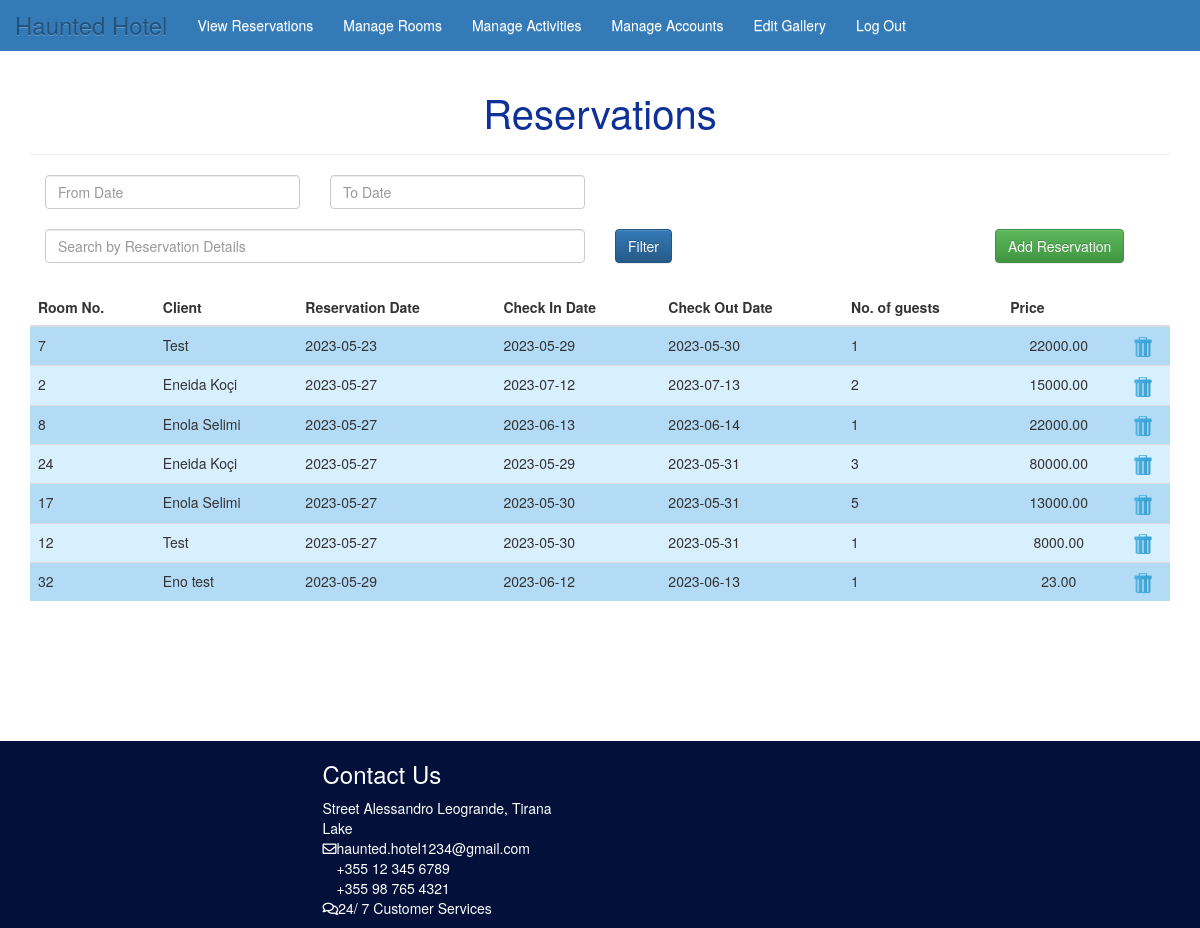
/hotel/view_reservations.php (signed in), run on the app's committed database.
### tables this page shows
CREATE TABLE `rezervim` (
  `resID` int(11) NOT NULL,
  `roomID` int(11) NOT NULL,
  `clientID` int(11) NOT NULL,
  `resDate` date NOT NULL,
  `checkIn` date NOT NULL,
  `checkOut` date DEFAULT NULL,
  `guests` int(11) NOT NULL,
  `price` decimal(7,2) NOT NULL
);

### hotel/view_reservations.php (the view, shortened to what this page needs)
<?php
require('includes/hotel_connect.php');
echo '<h1 id="amenities" class="text-center">Reservations</h1><hr>';
$q = "SELECT a.*, CONCAT(b.name,' ',b.lName) AS Client
        FROM rezervim AS a
            INNER JOIN
        klient AS b ON a.clientID = b.clientID";
$r = mysqli_query($dbc, $q);
?>
<div class="col-md-3">
    <input placeholder="From Date" type="text" name="from_date" id="from_date" class="form-control"
        onfocus="(this.type = 'date')" onblur="(this.type = 'text')" />
</div>
<div class="col-md-3">
    <input placeholder="To Date" type="text" name="to_date" id="to_date" class="form-control"
        onfocus="(this.type = 'date')" onblur="(this.type = 'text')" />
</div>
<br />
<div class="col-md-6">
    <input type="text" name="search_text" id="search_text" placeholder="Search by Reservation Details"
        class="form-control" />
</div>
<div class="col-md-4">
    <input type="button" name="filter" id="filter" value="Filter" class="btn btn-primary" />
</div>
<div class="col-md-1">
    <a href="reserve.php" target="_blank" class="btn btn-success float-right"> Add Reservation </a>
</div>
<br>
<br>
<br>
<div id="order_table">
    <table id="data_table" width="100%" class="table table-hover">
        <thead>
            <tr class="table-header">
                <th align="left">Room No.</th>
                <th align="left">Client</th>
                <th align="left">Reservation Date</th>
                <th align="left">Check In Date</th>
                <th align="left">Check Out Date</th>
                <th align="left">No. of guests</th>
                <th align="left">Price</th>
                <th align="left" class="delete"></th>
            </tr>
        </thead>
        <tbody id="export_table">
            <?php
            $bg = '#d8effe';
            while ($row = mysqli_fetch_array($r, MYSQLI_ASSOC)) {
                $bg = ($bg == '#b3dbf6' ? '#d8effe' : '#b3dbf6');
                echo '<tr data-row-id="' . $row['resID'] . '" style="background-color:' . $bg . '">
                <td align="left" col-index="1">' . $row['roomID'] . '</td>
                <td align="left" class="editable-col inlineEdit" contenteditable="true" col-index="2" oldval="' . $row['Client'] . '">' . $row['Client'] . '</td>
                <td align="left" class="editable-col inlineEdit" contenteditable="true" col-index="3" oldval="' . $row['resDate'] . '">' . $row['resDate'] . '</td>
                <td align="left" class="editable-col inlineEdit" contenteditable="true" col-index="4" oldval="' . $row['checkIn'] . '">' . $row['checkIn'] . '</td>
                <td align="left" class="editable-col inlineEdit" contenteditable="true" col-index="5" oldval="' . $row['checkOut'] . '">' . $row['checkOut'] . '</td>
                <td align="left" class="editable-col inlineEdit" contenteditable="true" col-index="6" oldval="' . $row['guests'] . '">' . $row['guests'] . '</td>';
                echo '<td align="center" class="editable-col inlineEdit" contenteditable="true" col-index="7" oldval="' . $row['price'] . '">' . $row['price'] . '</td>
                <td align="center" col-index="7" class="delete"><a href="delete_res.php?id=' . $row['resID'] . '"><img src="includes/Trash-icon.png" width="20px" height="20px"></a></td>
            </tr>';
            }
            ?>
        </tbody>
    </table>
</div>

### hotel/hotelStyle.css (style rules this page uses)
* { margin: 0; padding: 0; }
body, html { height: 100%; }
body { padding-top: 70px; position: relative }
.navbar-brand { color: #fff; font-size: x-large; }
li a { text-decoration: none; color: #fff; }
ul { list-style-type: none; }
#amenities { color:#0e3198; text-align:center; font-size: 40px; }
h1 { text-align: center; }

### hotel/footerStyle.css (style rules this page uses)
.footer { background-color: #031039; color: #fff; }
.top { margin-top: 10%; }
.grid { display: grid; grid-template-columns: repeat(4, 1fr); grid-gap: 30px; }

### data on the page
rezervim: roomID "7", Client "Test", resDate "2023-05-23", checkIn "2023-05-29", checkOut "2023-05-30", guests "1", price "22000.00"
rezervim: roomID "2", Client "Eneida Koçi", resDate "2023-05-27", checkIn "2023-07-12", checkOut "2023-07-13", guests "2", price "15000.00"
rezervim: roomID "8", Client "Enola Selimi", resDate "2023-05-27", checkIn "2023-06-13", checkOut "2023-06-14", guests "1", price "22000.00"
rezervim: roomID "24", Client "Eneida Koçi", resDate "2023-05-27", checkIn "2023-05-29", checkOut "2023-05-31", guests "3", price "80000.00"
rezervim: roomID "17", Client "Enola Selimi", resDate "2023-05-27", checkIn "2023-05-30", checkOut "2023-05-31", guests "5", price "13000.00"
rezervim: roomID "12", Client "Test", resDate "2023-05-27", checkIn "2023-05-30", checkOut "2023-05-31", guests "1", price "8000.00"
rezervim: roomID "32", Client "Eno test", resDate "2023-05-29", checkIn "2023-06-12", checkOut "2023-06-13", guests "1", price "23.00"
